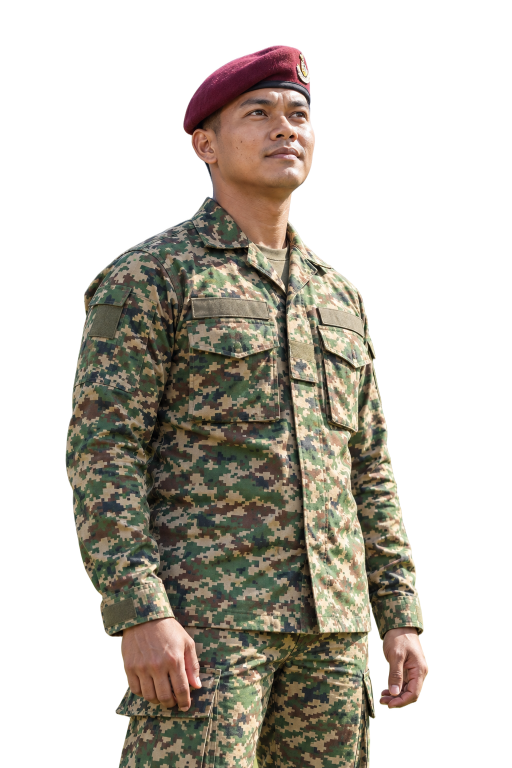
#> input picture 03_Cutouts/C1-C.png, 1024 x 1536 px, given in place of UNI-C1-ARMY.png, which was not available (shown at 1/2 size)
$ python camo.py ../03_Cutouts/C1-C.png ../03_Cutouts/C1-C_ins.png
#> lines starting #> are read from the running program, lines starting #| are printed output that depends on the picture; after the words box and inside, x2 and y2 are one past the last pixel; in counts of white or black regions, pixels touching at a corner belong together; pictures that were not available may be replaced by others from this repository, and a replacement may not be noted
"""Real Malaysian Army digital camouflage on the generated soldiers (Zharief, 27 Oct ~20:40: a photo of
the actual issue shirt).

The image generator drew a five-colour approximation: dark olive, dark green, khaki, brown and a lot
of near-black. The real ATM pattern has four colours: a clear mid green, a pale pinkish sand, a
muted taupe-brown and sparse navy. This re-dyes the generated cloth to the real four colours
without touching its geometry. The print still follows every seam, pocket and fold as generated.
Per figure: the garment pixels are clustered by colour (lightness normalised to the local sand
level, so fold shadows don't change a pixel's class) and each cluster is assigned to one of the
four real dyes. The generator's dark-green blocks become the one real green, so only true
near-black stays navy. Each pixel's light is kept: new = dye * (Y / the mixed albedo of its classes),
all in linear light. The dyes are measured from Zharief's photo, then put under the figure's
own light by matching the sand.
Used by insignia.py before the badges go on. Run alone for previews:
venv python -I _scripts/camo.py <workspace> <preview_dir>
"""
import os
import sys

import cv2
import numpy as np

# measured on Zharief's photo of the issue shirt (CIE Lab, D65): sand, green, brown, navy
DYES = {"S": (82.0, 1.0, 10.0), "G": (53.0, -24.0, 17.0), "B": (49.0, 6.0, 9.0), "N": (21.0, 0.0, -5.0)}
ORDER = "SGBN"
NAVY = 0.07                     # share of the cloth left navy (real shirt: 5-9%)

# per figure, in the cutout's own 1024 x 1536 frame:
#   cut    - everything above this y is head/beret (no cloth)
#   keep   - polygons left untouched (olive T-shirt, black belt, buttons)
#   skin   - boxes where skin (neck, hands) is found by colour and left untouched
#   tapes  - chest tabs, outer edge incl. the bound border (left for insignia.py to make black velcro)
#   patch  - (rect x0, y0, x1, y1, source dy): a plain tab the issue shirt doesn't have, re-covered with
#            the same panel's own print from just above it before the re-dye
FIGS = {
    "UNI-C1-ARMY": dict(
        cut=383,
        keep=[[(486, 472), (577, 436), (579, 576), (549, 576)]],
        skin=[(380, 370, 660, 520), (220, 1230, 420, 1460), (740, 1250, 890, 1450)],
        tapes=[[(382, 600), (538, 605), (541, 640), (386, 640)], [(638, 618), (732, 644), (732, 676), (650, 650)]],
        patch=[(582, 681, 637, 722, -42)],          # rank-style tab on the placket
    ),
    "UNI-C2-ARMY": dict(
        cut=360,
        keep=[[(433, 474), (527, 468), (526, 572), (470, 580), (440, 520)],
              [(298, 998), (728, 990), (728, 1096), (298, 1100)]],
        skin=[(400, 360, 620, 480), (160, 1270, 290, 1470), (620, 1270, 780, 1480)],
        tapes=[[(276, 648), (377, 629), (369, 668), (277, 686)], [(506, 600), (664, 599), (664, 639), (506, 642)]],
    ),
}


def to_lin(s):
    return np.where(s <= 0.04045, s / 12.92, ((s + 0.055) / 1.055) ** 2.4)


def to_srgb(l):
    l = np.clip(l, 0, 1)
    return np.where(l <= 0.0031308, l * 12.92, 1.055 * l ** (1 / 2.4) - 0.055)


def lab2rgb(lab):
    px = np.float32(lab).reshape(1, 1, 3)
    return cv2.cvtColor(px, cv2.COLOR_LAB2RGB).reshape(3).astype(np.float64)


def lum_lin(lin):
    return lin[..., 0] * 0.2126 + lin[..., 1] * 0.7152 + lin[..., 2] * 0.0722


def garment_mask(img, fig):
    H, W = img.shape[:2]
    rgb, al = img[..., :3], img[..., 3]
    lab = cv2.cvtColor(np.clip(rgb, 0, 1).astype(np.float32), cv2.COLOR_RGB2LAB)
    m = (al > 0.01).astype(np.uint8)
    m[:fig["cut"]] = 0
    for poly in fig["keep"]:
        cv2.fillPoly(m, [np.int32(poly)], 0)
    for poly in fig["tapes"]:
        t = np.zeros_like(m)
        cv2.fillConvexPoly(t, np.int32(poly), 1)
        m[cv2.dilate(t, np.ones((3, 3), np.uint8)) > 0] = 0
    skin = np.zeros_like(m)
    warm = ((lab[..., 1] > 11) & (lab[..., 0] > 18)).astype(np.uint8)
    for x0, y0, x1, y1 in fig["skin"]:
        box = np.zeros_like(m)
        box[y0:y1, x0:x1] = 1
        n, labs, st, _ = cv2.connectedComponentsWithStats(cv2.morphologyEx(warm & box, cv2.MORPH_OPEN, np.ones((3, 3), np.uint8)))
        for i in range(1, n):
            if st[i, cv2.CC_STAT_AREA] > 900:
                skin[labs == i] = 1
    skin = cv2.morphologyEx(skin, cv2.MORPH_CLOSE, np.ones((9, 9), np.uint8))
    skin = cv2.dilate(skin, np.ones((5, 5), np.uint8))
    m[skin > 0] = 0
    return cv2.GaussianBlur(m.astype(np.float32), (0, 0), 0.8) * (m > 0), lab, skin


def features(lab, m):
    """Lightness relative to the local sand level (the brightest cloth nearby), plus chromaticity
    (a*, b* over lightness), which a fold shadow barely changes: a shaded green stays green
    instead of turning into navy."""
    L = lab[..., 0]
    Lg = np.where(m > 0, L, 0).astype(np.float32)
    env = cv2.dilate(cv2.GaussianBlur(Lg, (0, 0), 1.5), cv2.getStructuringElement(cv2.MORPH_ELLIPSE, (41, 41)))
    w = cv2.GaussianBlur((m > 0).astype(np.float32), (0, 0), 14)
    env = cv2.GaussianBlur(env * (m > 0), (0, 0), 14) / np.maximum(w, 1e-3)
    Lr = L / np.maximum(env, 8)
    ca, cb = lab[..., 1] / (L + 8), lab[..., 2] / (L + 8)
    return np.dstack([Lr * 40, ca * 100, cb * 60]).astype(np.float32), Lr


def cluster(f, sel, k, seed=7):
    cv2.setRNGSeed(seed)
    crit = (cv2.TERM_CRITERIA_EPS + cv2.TERM_CRITERIA_MAX_ITER, 80, 0.05)
    _, lab, cen = cv2.kmeans(f[sel], k, None, crit, 8, cv2.KMEANS_PP_CENTERS)
    o = np.argsort(-cen[:, 0])                       # lightest first, stable naming
    return cen[o]


def patch(img, rect):
    """Cover a plain tab with the print just above it on the same panel, at the tab's own brightness."""
    x0, y0, x1, y1, dy = rect
    out = img.copy()
    src = img[y0 + dy:y1 + dy, x0:x1, :3]
    dst = img[y0:y1, x0:x1, :3]
    src = src * (dst.mean() / max(float(src.mean()), 1e-3))
    f = np.zeros(img.shape[:2], np.float32)
    f[y0:y1, x0:x1] = 1
    f = cv2.GaussianBlur(cv2.erode(f, np.ones((3, 3), np.uint8)), (0, 0), 1.2)[y0:y1, x0:x1, None]
    out[y0:y1, x0:x1, :3] = dst * (1 - f) + src * f
    return out


def recolour(img, cid, k=6, assign=None, report=None):
    fig = FIGS[cid]
    for rect in fig.get("patch", []):
        img = patch(img, rect)
    m, lab, skin = garment_mask(img, fig)
    f, Lr = features(lab, m)
    sel = m > 0.5
    cen = cluster(f, sel, k)
    if assign is None:
        assign = fig.get("assign")
    if assign is None:                                # default rule; overridden per figure after inspection
        assign = []
        sand_ca = cen[0][1] / 100                    # hue judged against the sand, so a warm light doesn't turn green to brown
        for c in cen:
            lr, ca, cb = c[0] / 40, c[1] / 100, c[2] / 60
            assign.append("S" if lr > 0.8 else "N" if lr < 0.4 and cb < 0.16 and abs(ca) < 0.08
                          else "G" if ca - sand_ca < -0.1 else "B")
    # soft membership to each cluster -> each dye
    d = np.stack([np.sum((f - c) ** 2, axis=2) for c in cen], -1)
    p = np.exp(-(d - d.min(-1, keepdims=True)) / (2 * 3.5 ** 2))
    p /= p.sum(-1, keepdims=True)
    W4 = np.stack([p[..., [i for i, a in enumerate(assign) if a == c]].sum(-1) for c in ORDER], -1)
    W4 = np.stack([cv2.GaussianBlur(W4[..., i], (0, 0), 0.5) for i in range(4)], -1)
    W4 /= np.maximum(W4.sum(-1, keepdims=True), 1e-6)
    hard = W4.argmax(-1)
    # navy is sparse on the real cloth (~7%): keep the darkest small near-black blobs, the rest are
    # the generator's extra dark-green blocks and become the one real green
    nv = (sel & (hard == 3)).astype(np.uint8)
    n, labs, st, _ = cv2.connectedComponentsWithStats(nv, connectivity=8)
    lrm = np.bincount(labs.ravel(), weights=Lr.ravel(), minlength=n) / np.maximum(st[:, cv2.CC_STAT_AREA], 1)
    budget, kept = NAVY * sel.sum(), 0
    keep = np.zeros(n, bool)
    for i in sorted(range(1, n), key=lambda i: lrm[i]):
        if st[i, cv2.CC_STAT_AREA] <= 2500 and kept < budget:
            keep[i], kept = True, kept + st[i, cv2.CC_STAT_AREA]
    drop = cv2.dilate(((labs > 0) & ~keep[labs]).astype(np.uint8), np.ones((3, 3), np.uint8)) > 0
    W4[..., 1] += np.where(drop, W4[..., 3], 0)
    W4[..., 3] = np.where(drop, 0, W4[..., 3])
    hard = W4.argmax(-1)
    lin = to_lin(np.clip(img[..., :3], 0, 1).astype(np.float64))
    Y = lum_lin(lin)
    # the figure's light: the generated sand under it vs the real sand dye
    sand = sel & (hard == 0) & (W4[..., 0] > 0.9)
    dyes = np.array([to_lin(lab2rgb(DYES[c])) for c in ORDER])
    gain = np.median(lin[sand], axis=0) / dyes[0]
    gain = gain / lum_lin(gain[None])[0] * np.median(Y[sand]) / lum_lin(dyes[0][None])[0]
    tgt = dyes * gain[None]
    # each class's mean albedo in the generated image (its mean Y), mixed per pixel by membership
    Ybar = np.array([np.mean(Y[sel & (hard == i)]) if np.any(sel & (hard == i)) else 0.1 for i in range(4)])
    alb = (W4 * Ybar).sum(-1)
    light = np.clip(Y / np.maximum(alb, 1e-4), 0.15, 3.0)
    new = to_srgb((W4[..., :, None] * tgt[None, None]).sum(2) * light[..., None])
    out = img.copy()
    out[..., :3] = img[..., :3] * (1 - m[..., None]) + new * m[..., None]
    if report is not None:
        frac = [float((hard[sel] == i).mean()) for i in range(4)]
        report.update(cen=cen, assign=assign, frac=dict(zip(ORDER, frac)), hard=hard, sel=sel, skin=skin)
    return out


if __name__ == "__main__":
    from PIL import Image
    ROOT, PREV = sys.argv[1], sys.argv[2]
    pal = np.uint8([[230, 210, 160], [40, 160, 60], [140, 90, 60], [20, 30, 110]])
    for cid in FIGS:
        img = np.asarray(Image.open(os.path.join(ROOT, f"03_Cutouts/{cid}.png")).convert("RGBA"), np.float32) / 255
        rep = {}
        out = recolour(img, cid, report=rep)
#> in garment_mask, `lab = cv2.cvtColor(np.clip(rgb, 0, 1).astype(np.float32), cv2.COLOR_RG..`: lab: shape (1536, 1024, 3) float32; mean of channels 0, 1, 2 48.5, 3.6, 12
#> in garment_mask, `m = (al > 0.01).astype(np.uint8)`: m: shape (1536, 1024); values 0 (black) and 1 (white), 44.6% white; 110 white regions (109 under 20 px), largest, box (x1, y1, x2, y2) and area: (131, 89, 858, 1536) 702068
#> in garment_mask, `m[:fig["cut"]] = 0`: m: shape (1536, 1024); values 0 (black) and 1 (white), 40.7% white; 75 white regions (74 under 20 px), largest, box (x1, y1, x2, y2) and area: (131, 383, 858, 1536) 640604
#> after the loop in garment_mask, `for poly in fig["keep"]:`:
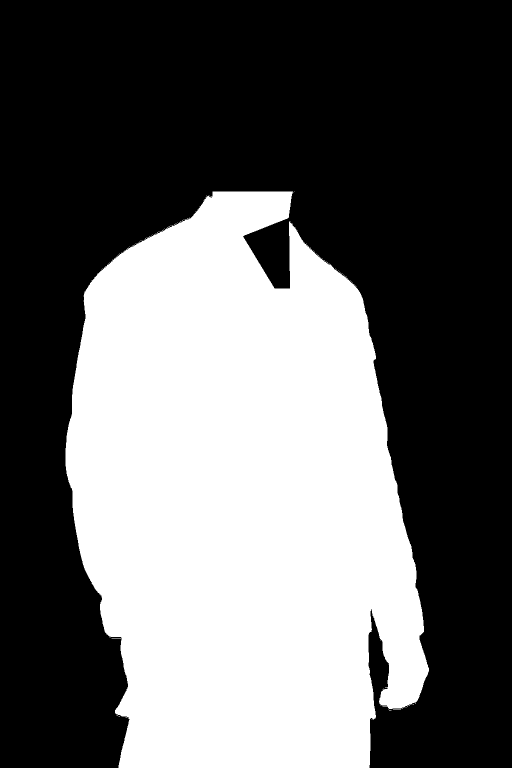
#> m: shape (1536, 1024) (shown at 1/2 size); values 0 (black) and 1 (white), 40.2% white; 75 white regions (74 under 20 px), largest, box (x1, y1, x2, y2) and area: (131, 383, 858, 1536) 632460
#> after the loop in garment_mask, `for poly in fig["tapes"]:`:
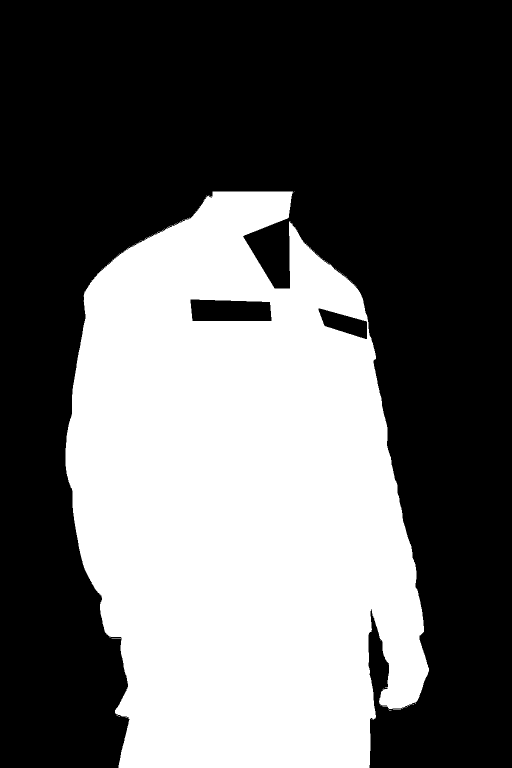
#> m: shape (1536, 1024) (shown at 1/2 size); values 0 (black) and 1 (white), 39.6% white; 75 white regions (74 under 20 px), largest, box (x1, y1, x2, y2) and area: (131, 383, 858, 1536) 622940
#> after the loop in garment_mask, `for poly in fig["tapes"]:`: t: shape (1536, 1024); values 0 (black) and 1 (white), 0.18% white; 1 white region, box (x1, y1, x2, y2) and area: (638, 618, 733, 677) 2783
#> in garment_mask, `warm = ((lab[..., 1] > 11) & (lab[..., 0] > 18)).astype(np.uint8)`: warm: shape (1536, 1024); values 0 (black) and 1 (white), 17.3% white; 602 white regions (555 under 20 px), largest, box (x1, y1, x2, y2) and area: (252, 0, 1024, 497) 232717, (245, 1234, 386, 1423) 17016, (760, 1255, 898, 1474) 16435
#> the loop in garment_mask, `for x0, y0, x1, y1 in fig["skin"]:` made 3 passes
#> n on passes 1 to 2: 7, 4
#> (n, st) on pass 3: (2, [[0, 0, 1024, 1536, 1558332], [760, 1255, 130, 195, 14532]])
#> after the loop in garment_mask, `for x0, y0, x1, y1 in fig["skin"]:`: box: shape (1536, 1024); values 0 (black) and 1 (white), 1.9% white; 1 white region, box (x1, y1, x2, y2) and area: (740, 1250, 890, 1450) 30000
#> after the loop in garment_mask, `for x0, y0, x1, y1 in fig["skin"]:`:
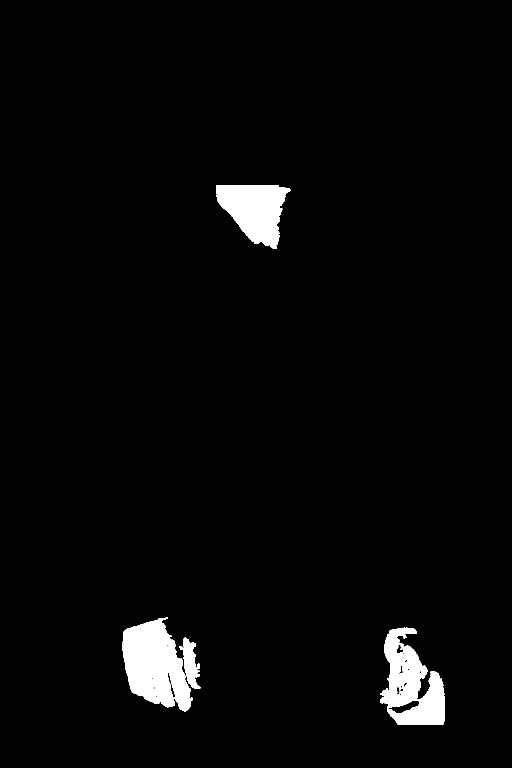
#> skin: shape (1536, 1024) (shown at 1/2 size); values 0 (black) and 1 (white), 2.9% white; 4 white regions, box (x1, y1, x2, y2) and area: (245, 1235, 386, 1423) 16834, (760, 1255, 890, 1450) 14532, (432, 370, 581, 497) 12043, (359, 1275, 401, 1378) 2135
#> in garment_mask, `skin = cv2.morphologyEx(skin, cv2.MORPH_CLOSE, np.ones((9, 9), np.uint..`: skin: shape (1536, 1024); values 0 (black) and 1 (white), 3% white; 3 white regions, box (x1, y1, x2, y2) and area: (245, 1235, 401, 1423) 19863, (760, 1255, 890, 1450) 15374, (432, 370, 581, 497) 12151
#> in garment_mask, `skin = cv2.dilate(skin, np.ones((5, 5), np.uint8))`: skin: shape (1536, 1024); values 0 (black) and 1 (white), 3.3% white; 3 white regions, box (x1, y1, x2, y2) and area: (243, 1233, 403, 1425) 21555, (758, 1253, 892, 1452) 17430, (430, 368, 583, 499) 13287
#> in garment_mask, `m[skin > 0] = 0`: m: shape (1536, 1024); values 0 (black) and 1 (white), 37% white; 102 white regions (96 under 20 px), largest, box (x1, y1, x2, y2) and area: (131, 383, 858, 1536) 581125, (562, 383, 587, 442) 686, (355, 1302, 365, 1314) 115, (838, 1360, 850, 1394) 86, (790, 1412, 811, 1417) 40, (819, 1404, 832, 1410) 21
#> in features, `ca, cb = lab[..., 1] / (L + 8), lab[..., 2] / (L + 8)`:
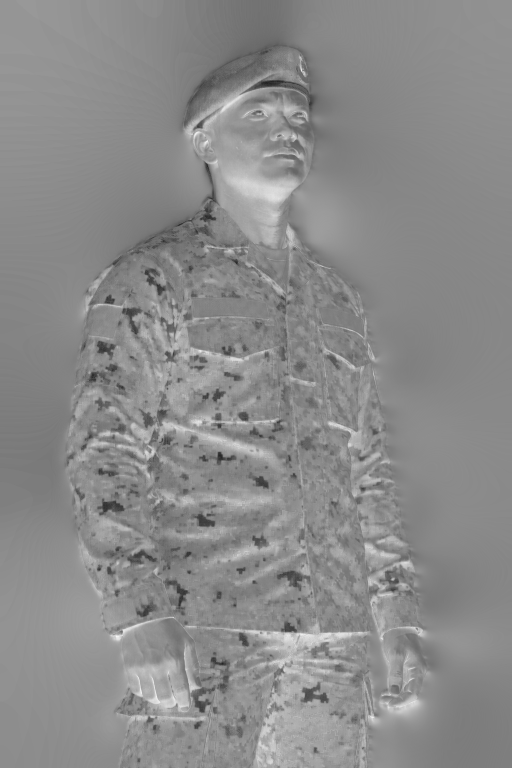
#> cb: shape (1536, 1024) float32 (shown at 1/2 size); min -0.585, max 0.884, mean 0.216; drawn with min black and max white
#> in recolour, `f, Lr = features(lab, m)`: f: shape (1536, 1024, 3) float32; mean of channels 0, 1, 2 138.4, 7.1, 13
#> in recolour, `sel = m > 0.5`: sel: shape (1536, 1024) bool; 37% white; 16 white regions (10 under 20 px), largest, box (x1, y1, x2, y2) and area: (131, 383, 858, 1536) 580955, (562, 383, 586, 442) 685, (355, 1302, 365, 1314) 115, (838, 1360, 849, 1392) 83, (241, 1288, 244, 1311) 40, (790, 1412, 810, 1417) 37
#> in cluster, `crit = (cv2.TERM_CRITERIA_EPS + cv2.TERM_CRITERIA_MAX_ITER, 80, 0.05)`: crit = (3, 80, 0.05)
#> in cluster, `_, lab, cen = cv2.kmeans(f[sel], k, None, crit, 8, cv2.KMEANS_PP_CENTE..`: cen = [[12.22, -5.4, 0.37], [35.81, 3.54, 12.75], [18.29, -25.06, 14.74], [16.48, 1.5, 21.68], [16.57, 17.12, 15.45], [27.68, -10.33, 12.47]]
#> in cluster, `o = np.argsort(-cen[:, 0])`: o = [1, 5, 2, 4, 3, 0]
#> in recolour, `cen = cluster(f, sel, k)`: cen = [[35.81, 3.54, 12.75], [27.68, -10.33, 12.47], [18.29, -25.06, 14.74], [16.57, 17.12, 15.45], [16.48, 1.5, 21.68], [12.22, -5.4, 0.37]]
#> in recolour, `sand_ca = cen[0][1] / 100                    # hue judged against the ..`: sand_ca = 0.0354
#> the loop in recolour, `for c in cen:` made 6 passes
#> (c, lr, ca, cb) on passes 1 to 6: ([35.81, 3.54, 12.75], 0.895, 0.0354, 0.213), ([27.68, -10.33, 12.47], 0.692, -0.103, 0.208), ([18.29, -25.06, 14.74], 0.457, -0.251, 0.246), ([16.57, 17.12, 15.45], 0.414, 0.171, 0.257), ([16.48, 1.5, 21.68], 0.412, 0.015, 0.361), ([12.22, -5.4, 0.37], 0.305, -0.054, 0.00616)
#> after the loop in recolour, `for c in cen:`: assign = ['S', 'G', 'G', 'B', 'B', 'N']
#> in recolour, `hard = W4.argmax(-1)`: hard: shape (1536, 1024) int64; 4 distinct labels, from 0 to 3
#> in recolour, `nv = (sel & (hard == 3)).astype(np.uint8)`: nv: shape (1536, 1024); values 0 (black) and 1 (white), 3.8% white; 1596 white regions (1243 under 20 px), largest, box (x1, y1, x2, y2) and area: (303, 393, 433, 499) 2632, (541, 569, 582, 723) 1749, (329, 1160, 384, 1230) 1202
#> in recolour, `n, labs, st, _ = cv2.connectedComponentsWithStats(nv, connectivity=8)`:
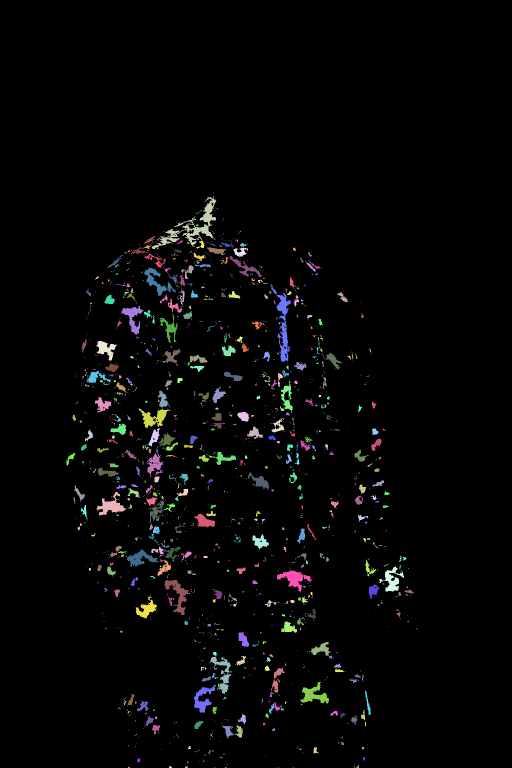
#> labs: shape (1536, 1024) int32 (shown at 1/2 size); 1597 distinct labels, from 0 to 1596; one colour per label, 0 black
#> in recolour, `n, labs, st, _ = cv2.connectedComponentsWithStats(nv, connectivity=8)`: n = 1597; st = 1597 rows, first 6: [0, 0, 1024, 1536, 1512948], [427, 385, 1, 3, 3], [426, 391, 1, 1, 1], [303, 393, 130, 106, 2632], [411, 399, 1, 1, 1], [409, 401, 3, 3, 4]
#> in recolour, `lrm = np.bincount(labs.ravel(), weights=Lr.ravel(), minlength=n) / np...`: lrm = 1597 values, max 3.59 at index 0, min 0.0156 at index 1342, mean 0.368
#> in recolour, `budget, kept = NAVY * sel.sum(), 0`: budget = 40738.4; kept = 0
#> the loop in recolour, `for i in sorted(range(1, n), key=lambda i: lrm[i]):` made 1596 passes
#> (i, kept) on passes 1 to 12: (1342, 6), (1345, 25), (1435, 203), (1251, 208), (980, 227), (1117, 233), (1233, 256), (1351, 263), (544, 265), (1168, 286), (411, 299), (427, 301)
#> kept on passes 61 to 66: 2530, 2531, 2532, 2556, 2558, 2563
#> after the loop in recolour, `for i in sorted(range(1, n), key=lambda i: lrm[i]):`: kept = 40874
#> in recolour, `drop = cv2.dilate(((labs > 0) & ~keep[labs]).astype(np.uint8), np.ones..`: drop: shape (1536, 1024) bool; 2.5% white; 525 white regions (252 under 20 px), largest, box (x1, y1, x2, y2) and area: (248, 390, 434, 512) 5260, (270, 1190, 315, 1238) 1061, (190, 681, 235, 722) 1015
#> in recolour, `hard = W4.argmax(-1)`:
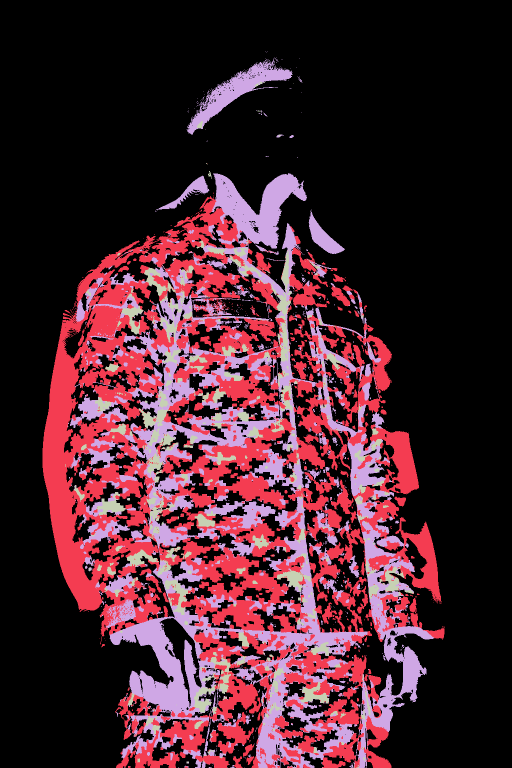
#> hard: shape (1536, 1024) int64 (shown at 1/2 size); 4 distinct labels, from 0 to 3; one colour per label, 0 black
#> in recolour, `sand = sel & (hard == 0) & (W4[..., 0] > 0.9)`:
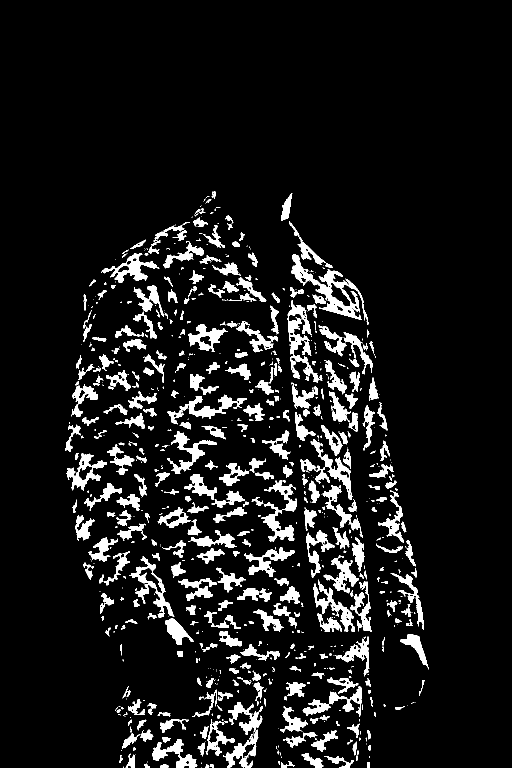
#> sand: shape (1536, 1024) bool (shown at 1/2 size); 8.8% white; 783 white regions (401 under 20 px), largest, box (x1, y1, x2, y2) and area: (583, 509, 737, 649) 4782, (575, 600, 645, 765) 3363, (601, 878, 705, 1000) 2683
#> in lab2rgb, `px = np.float32(lab).reshape(1, 1, 3)`: px = [[82, 1, 10]]
#> in recolour, `dyes = np.array([to_lin(lab2rgb(DYES[c])) for c in ORDER])`: dyes = [[0.671, 0.594, 0.487], [0.108, 0.25, 0.118], [0.233, 0.164, 0.132], [0.028, 0.0328, 0.0419]]
#> in recolour, `gain = np.median(lin[sand], axis=0) / dyes[0]`: gain = [0.615, 0.559, 0.489]
#> in recolour, `gain = gain / lum_lin(gain[None])[0] * np.median(Y[sand]) / lum_lin(dy..`: gain = [0.616, 0.56, 0.49]
#> in recolour, `tgt = dyes * gain[None]`: tgt = [[0.413, 0.333, 0.239], [0.0666, 0.14, 0.058], [0.143, 0.0916, 0.0645], [0.0172, 0.0184, 0.0206]]
#> in recolour, `Ybar = np.array([np.mean(Y[sel & (hard == i)]) if np.any(sel & (hard =..`: Ybar = [0.418, 0.151, 0.0734, 0.0288]
#> in recolour, `frac = [float((hard[sel] == i).mean()) for i in range(4)]`: frac = [0.319, 0.378, 0.232, 0.0702]
        print(cid, "fractions", {k: round(v, 3) for k, v in rep["frac"].items()})
        for c, a in zip(rep["cen"], rep["assign"]):
            print("   centroid Lr=%.2f a/L=%.3f b/L=%.3f -> %s" % (c[0] / 40, c[1] / 100, c[2] / 60, a))
        cls = np.zeros(img.shape[:2] + (3,), np.uint8)
        cls[rep["sel"]] = pal[rep["hard"][rep["sel"]]]
        cls[rep["skin"] > 0] = (255, 0, 255)
        bg = np.full(img.shape[:2] + (3,), 128, np.float32) / 255
        a = img[..., 3:4]
        before = (img[..., :3] * a + bg * (1 - a)) * 255
        after = (out[..., :3] * a + bg * (1 - a)) * 255
        Image.fromarray(np.hstack([before, after, cls]).astype(np.uint8)).save(
            os.path.join(PREV, f"camo_{cid}.jpg"), quality=90)
